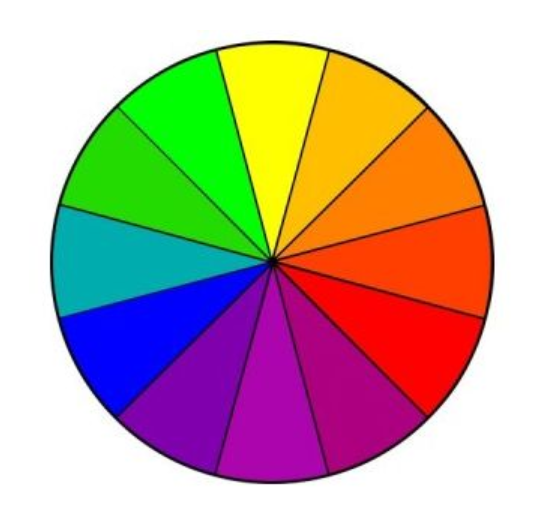
#> input picture cv3/mm.PNG, 558 x 529 px
$ python cv_2.py
#> lines starting #> are read from the running program, lines starting #| are printed output that depends on the picture
import numpy as np
import cv2 as cv

img = cv.imread('mm.PNG')
#> img is the input picture: shape (529, 558, 3); mean B, G, R 160.2, 174.1, 194

b,g,r = cv.split(img)	#通道分割
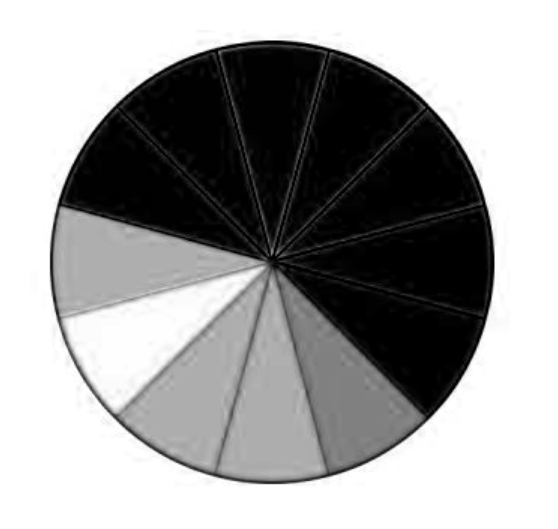
#> b: shape (529, 558); min 0, max 255, mean 160.2
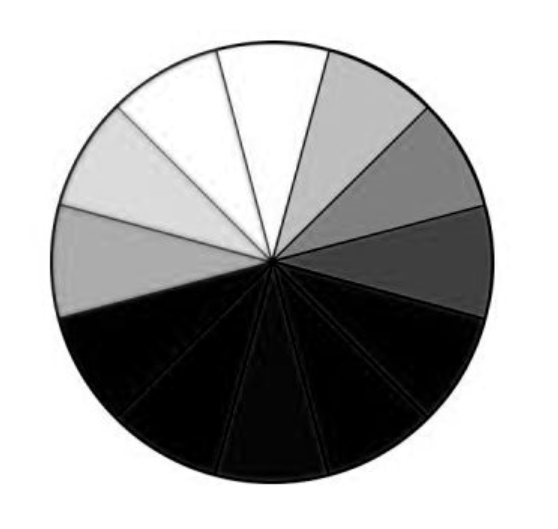
#> g: shape (529, 558); min 0, max 255, mean 174.1
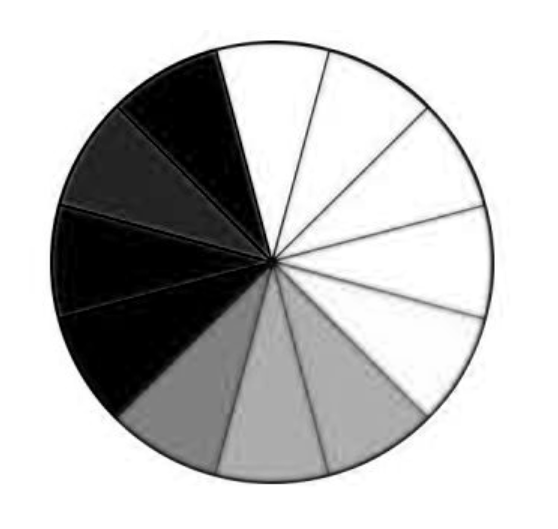
#> r: shape (529, 558); min 0, max 255, mean 194

k = np.zeros((529,558),np.uint8)	#产生一个图片大小的0矩阵

#合成一幅新的图片，按照（B，G，R）的顺序
img = cv.merge((b,g,k))
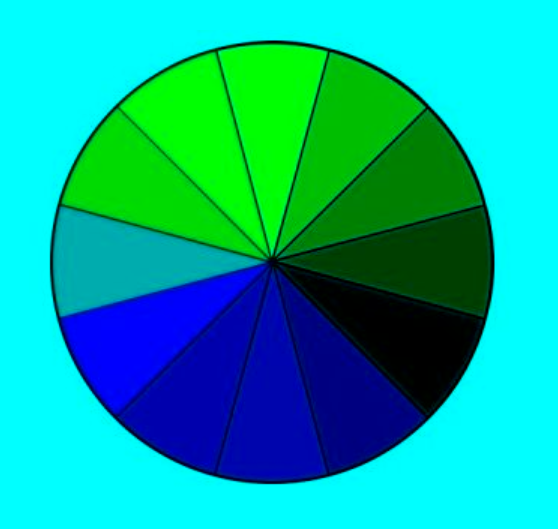
#> img: shape (529, 558, 3); mean of channels 0, 1, 2 160.2, 174.1, 0; drawn as B, G, R
cv.imshow('kk',img)		#显示合成后的图片
cv.waitKey(2000)&0xff

img = cv.merge((b,k,r))
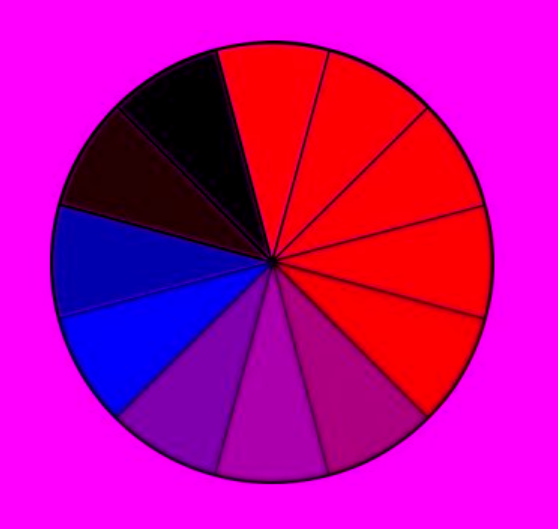
#> img: shape (529, 558, 3); mean of channels 0, 1, 2 160.2, 0, 194; drawn as B, G, R
cv.imshow('kk',img)
cv.waitKey(2000)&0xff

img = cv.merge((k,g,r))
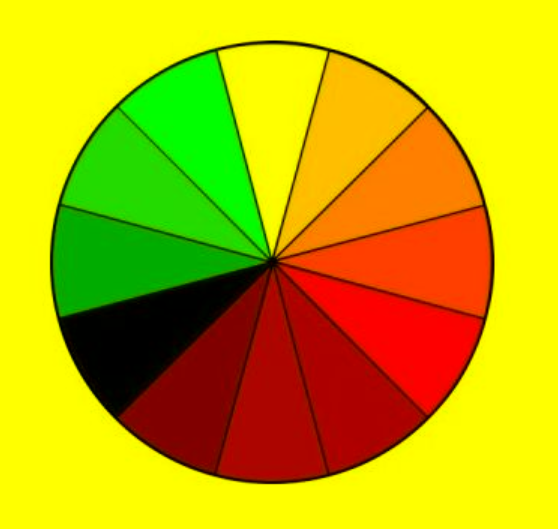
#> img: shape (529, 558, 3); mean of channels 0, 1, 2 0, 174.1, 194; drawn as B, G, R
cv.imshow('kk',img)
cv.waitKey(2000)&0xff

cv.destroyWindow('kk')
